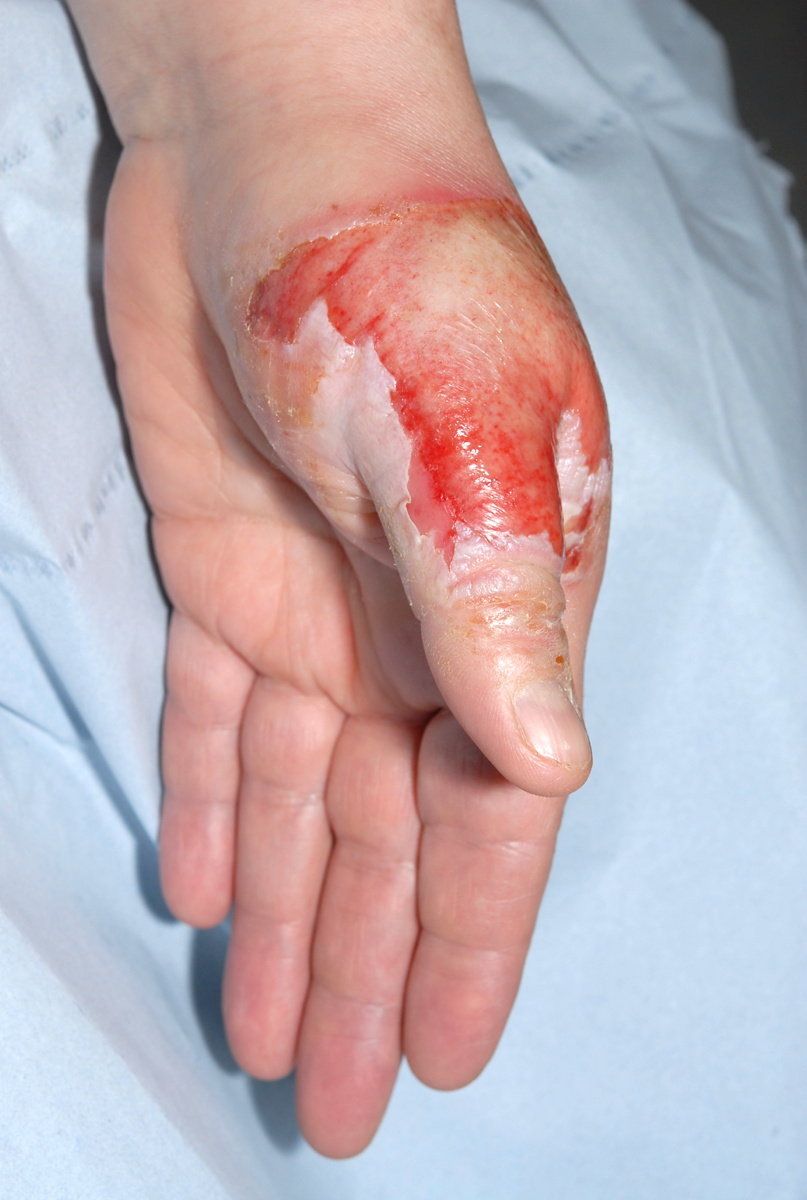
#> input picture data/Full_size_burn_images/3233297.jpg, 807 x 1200 px; its folder holds 2 pictures in this run
$ python shape_extract.py data/Full_size_burn_images data/Full_size_burn_images/3249085.jpg
#> lines starting #> are read from the running program, lines starting #| are printed output that depends on the picture; after the words box and inside, x2 and y2 are one past the last pixel; in counts of white or black regions, pixels touching at a corner belong together
import numpy as np
import cv2
import sys
import os
import tqdm

os.chdir(sys.argv[2])
i=0
path=sys.argv[1]
for img in os.listdir(path):
  try:
    i+=1
    image = cv2.imread(os.path.join(path,img))
#> image is the input picture: shape (1200, 807, 3); mean B, G, R 178.5, 173.1, 190.8
    hsv = cv2.cvtColor(image, cv2.COLOR_BGR2HSV)
#> hsv: shape (1200, 807, 3); mean H, S, V 63.2, 62.3, 210.1
    lower = np.array([0, 110, 0])
    upper = np.array([179, 240, 255])
    mask = cv2.inRange(hsv, lower, upper)
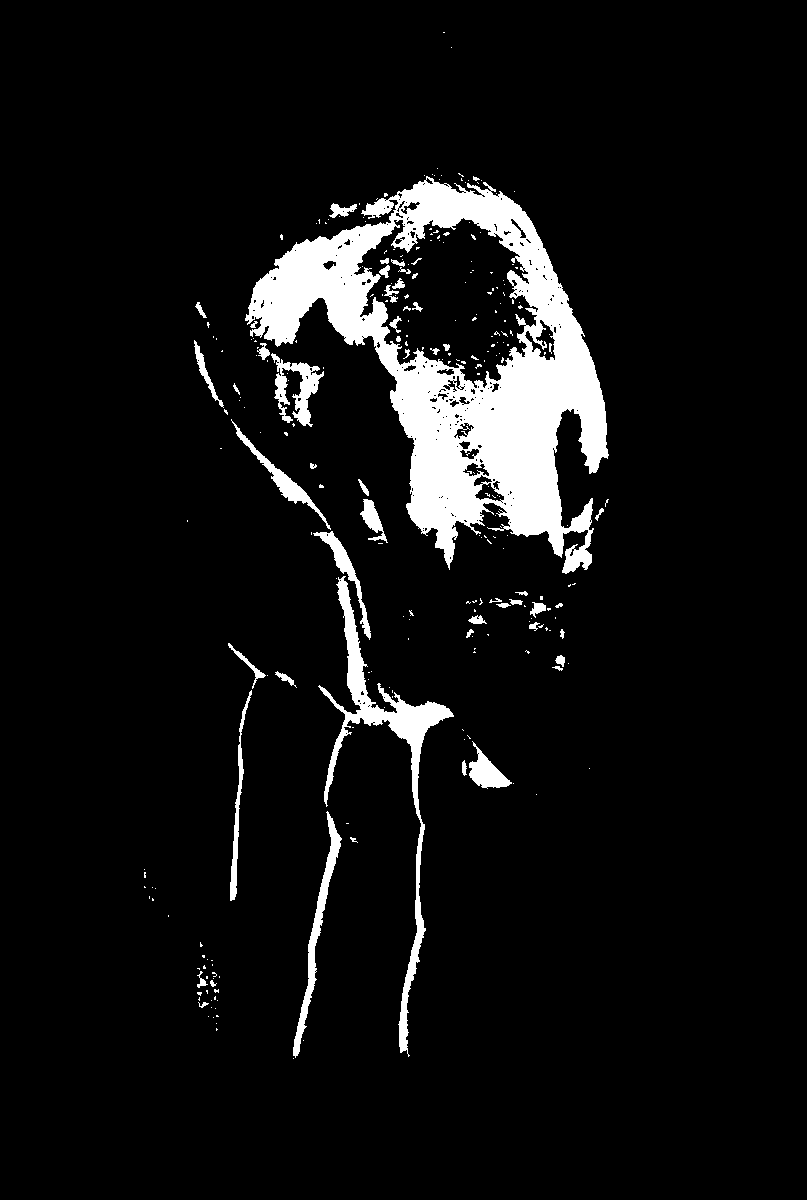
#> mask: shape (1200, 807); 7.2% white; 276 white regions (222 under 20 px), largest, box (x1, y1, x2, y2) and area: (245, 176, 609, 574) 51066, (318, 576, 454, 1057) 6705, (293, 811, 342, 1058) 1873
    result = cv2.bitwise_and(image, image, mask=mask)
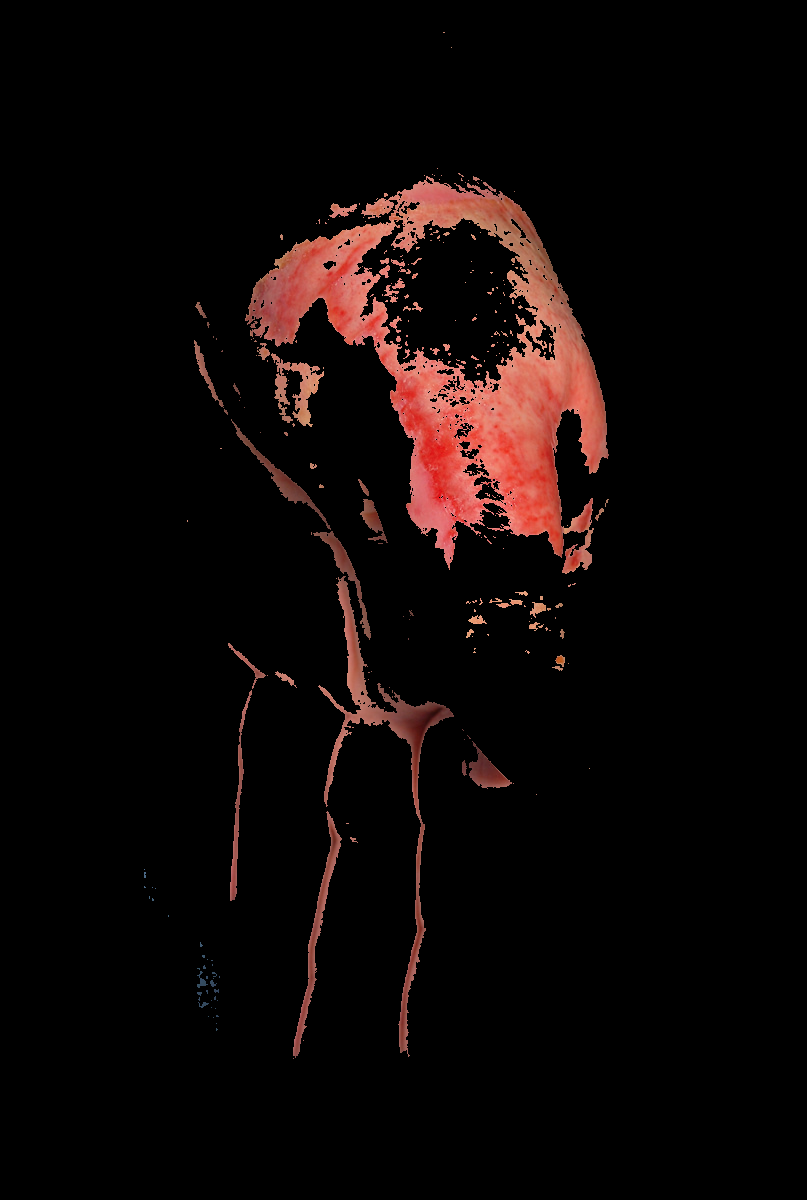
#> result: shape (1200, 807, 3); mean B, G, R 6.3, 7.2, 14.1
    #cv2.imshow('result', result)
    cv2.imwrite('extracted_burn_skin'+str(i)+'.png', result)
    cv2.waitKey(0)
  except Exception as e:  # in the interest in keeping the output clean...
    pass
#> pass 2 of the loop `for img in os.listdir(path):`:
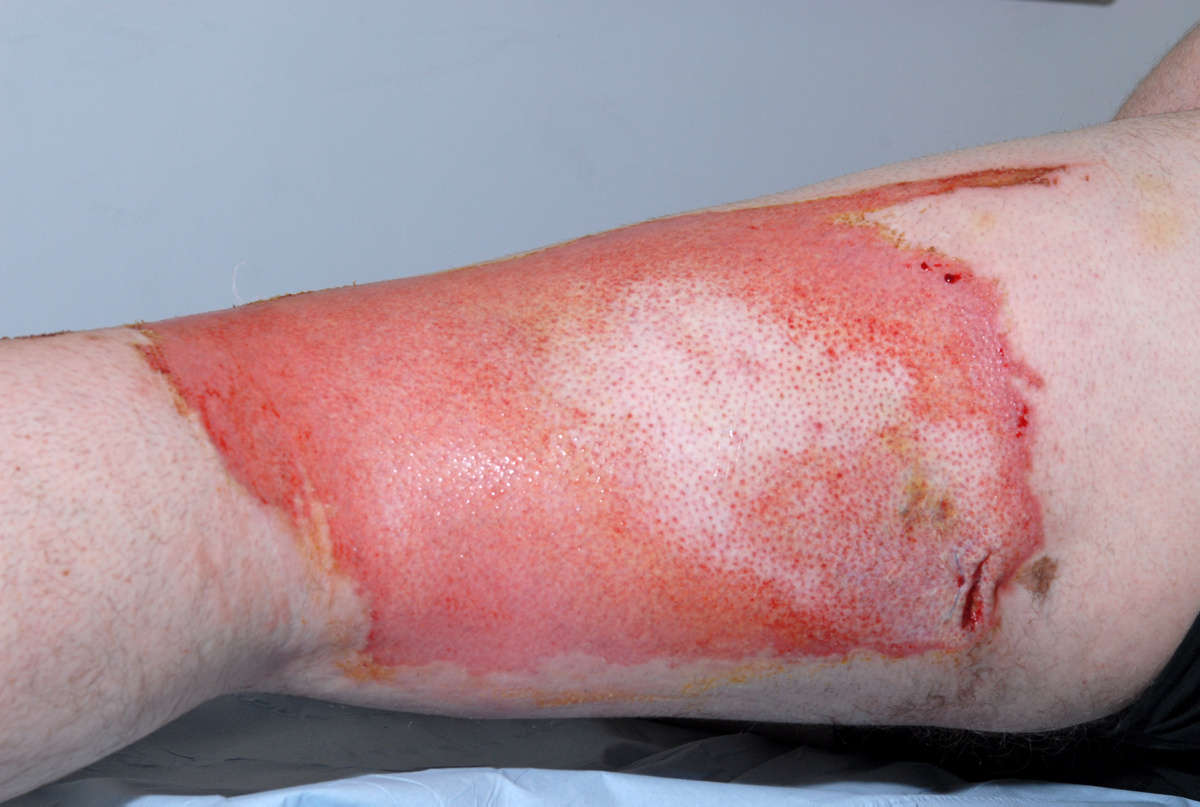
#> input picture data/Full_size_burn_images/3249085.jpg, 1200 x 807 px
#> image is the input picture: shape (807, 1200, 3); mean B, G, R 148.6, 142.1, 169.4
#> hsv: shape (807, 1200, 3); mean H, S, V 92.5, 62.8, 180.9
#> `mask = cv2.inRange(hsv, lower, upper)`:
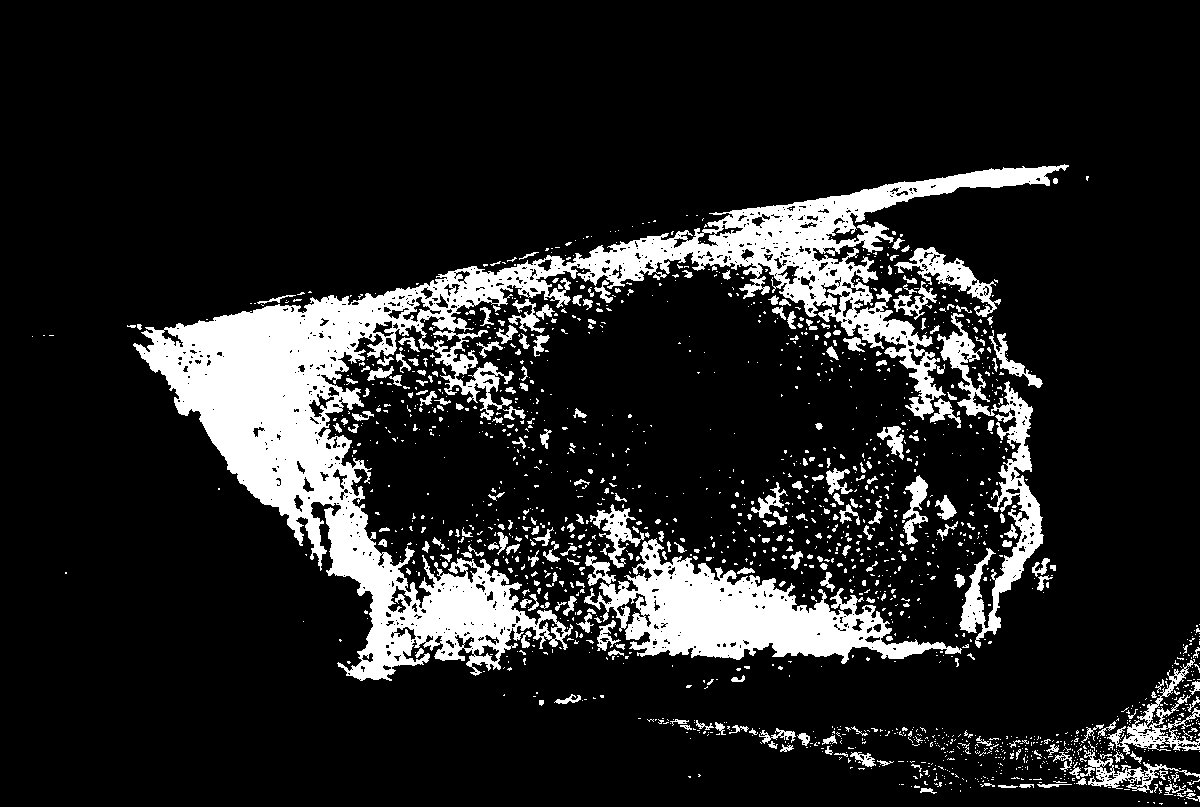
#> mask: shape (807, 1200); 14% white; 1714 white regions (1433 under 20 px), largest, box (x1, y1, x2, y2) and area: (133, 164, 1069, 681) 78016, (584, 538, 962, 664) 19001, (937, 313, 1044, 648) 7379
#> `result = cv2.bitwise_and(image, image, mask=mask)`:
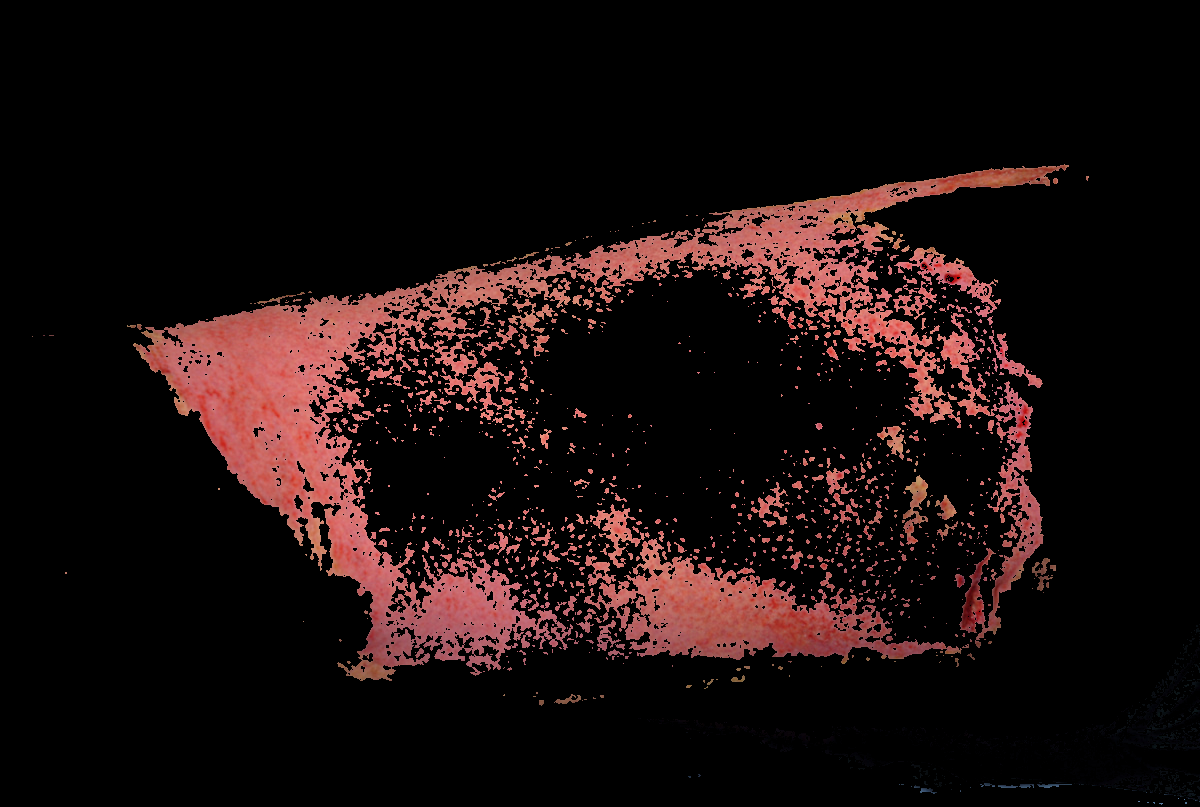
#> result: shape (807, 1200, 3); mean B, G, R 13.3, 13.8, 26
